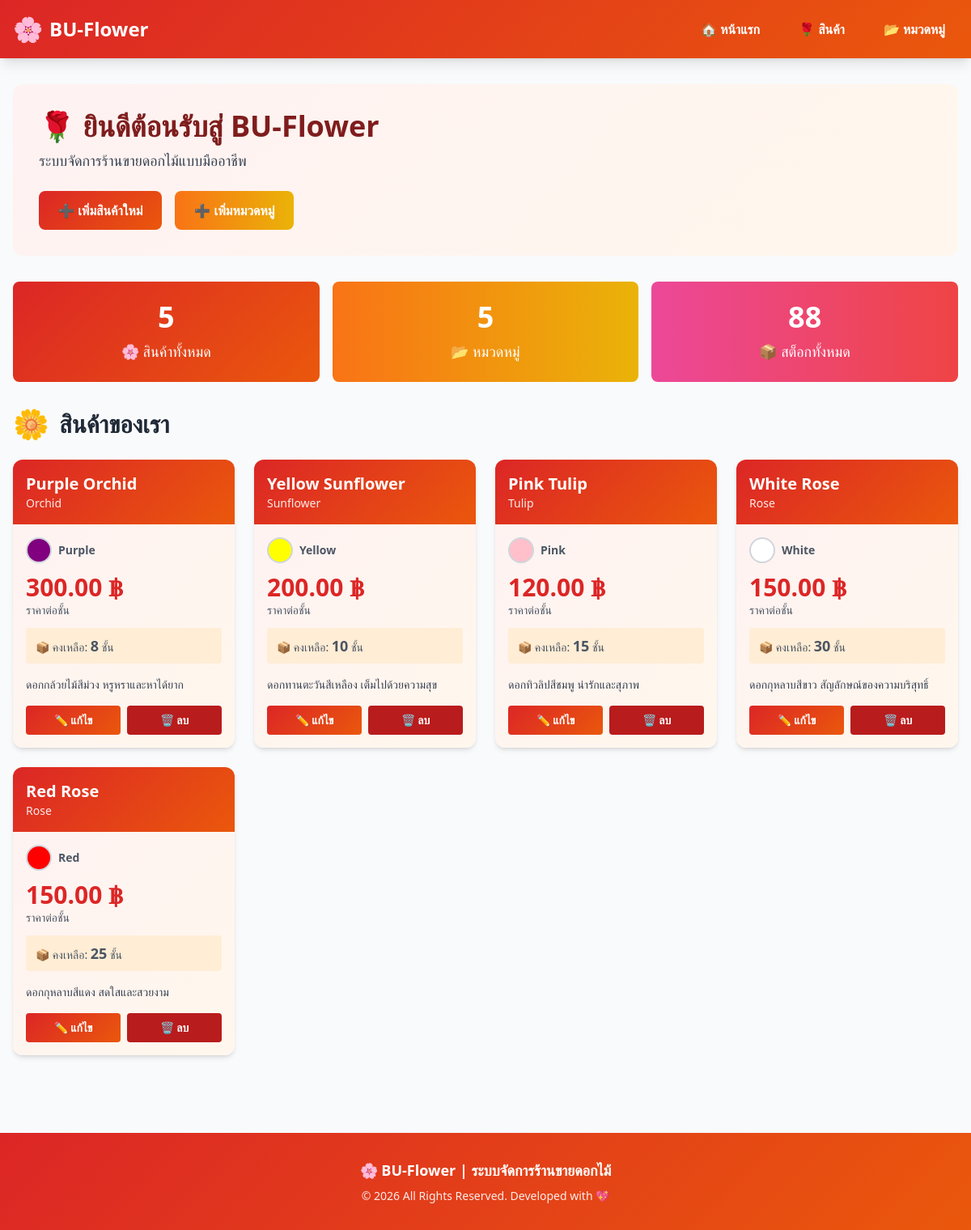
The page / on the database its author committed.
### tables this page shows
CREATE TABLE Flowers (
    flower_id INTEGER PRIMARY KEY AUTOINCREMENT,
    flower_name TEXT NOT NULL,
    category_id INTEGER NOT NULL,
    price REAL NOT NULL,
    quantity_in_stock INTEGER NOT NULL DEFAULT 0,
    description TEXT,
    color TEXT,
    created_at TIMESTAMP DEFAULT CURRENT_TIMESTAMP,
    FOREIGN KEY (category_id) REFERENCES Categories(category_id)
);

CREATE TABLE Categories (
    category_id INTEGER PRIMARY KEY AUTOINCREMENT,
    category_name TEXT NOT NULL UNIQUE,
    description TEXT,
    created_at TIMESTAMP DEFAULT CURRENT_TIMESTAMP
);

### app.py (the view)
@app.route('/')
def index():
    flowers = get_all_flowers()
    categories = get_all_categories()
    return render_template('index.html',
                         page='home',
                         flowers=flowers,
                         categories=categories)

### app.py (called while the page is built)
def get_db_connection():
    conn = sqlite3.connect(DATABASE_PATH)
    conn.row_factory = sqlite3.Row
    return conn

def get_all_categories():
    conn = get_db_connection()
    categories = conn.execute('SELECT * FROM Categories ORDER BY category_id').fetchall()
    conn.close()
    return categories

def get_all_flowers():
    conn = get_db_connection()
    flowers = conn.execute('''
        SELECT f.*, c.category_name
        FROM Flowers f
        JOIN Categories c ON f.category_id = c.category_id
        ORDER BY f.flower_id DESC
    ''').fetchall()
    conn.close()
    return flowers

### templates/index.html (shortened to what this page needs)
<!DOCTYPE html>
<html lang="th">
<head>
    <script src="https://cdn.tailwindcss.com"></script>
</head>
<body class="bg-gray-50">
    <nav class="gradient-ro text-white shadow-lg sticky top-0 z-50">
        <div class="max-w-7xl mx-auto px-4 py-4">
            <div class="flex justify-between items-center">
                <div class="flex items-center space-x-2">
                    <span class="text-3xl">🌸</span>
                    <h1 class="text-2xl font-bold">BU-Flower</h1>
                </div>
                <div class="flex space-x-4">
                    <a href="/" class="hover:bg-red-700 px-4 py-2 rounded transition font-semibold">
                        🏠 หน้าแรก
                    </a>
                    <a href="/flowers" class="hover:bg-red-700 px-4 py-2 rounded transition font-semibold">
                        🌹 สินค้า
                    </a>
                    <a href="/categories" class="hover:bg-red-700 px-4 py-2 rounded transition font-semibold">
                        📂 หมวดหมู่
                    </a>
                </div>
            </div>
        </div>
    </nav>
    {% if page == 'home' %}
    <div class="max-w-7xl mx-auto px-4 py-8">
        <div class="gradient-ro-light rounded-xl p-8 mb-8">
            <h2 class="text-4xl font-bold text-red-900 mb-2">🌹 ยินดีต้อนรับสู่ BU-Flower</h2>
            <p class="text-gray-700 text-lg mb-6">ระบบจัดการร้านขายดอกไม้แบบมืออาชีพ</p>
            <div class="flex flex-wrap gap-4">
                <a href="/flower/add" class="gradient-ro text-white px-6 py-3 rounded-lg font-semibold btn-hover">
                    ➕ เพิ่มสินค้าใหม่
                </a>
                <a href="/category/add" class="bg-gradient-to-r from-orange-500 to-yellow-500 text-white px-6 py-3 rounded-lg font-semibold btn-hover">
                    ➕ เพิ่มหมวดหมู่
                </a>
            </div>
        </div>
        <div class="grid grid-cols-1 md:grid-cols-3 gap-4 mb-8">
            <div class="gradient-ro text-white rounded-lg p-6 text-center">
                <h3 class="text-4xl font-bold">{{ flowers|length }}</h3>
                <p class="text-lg mt-2">🌸 สินค้าทั้งหมด</p>
            </div>
            <div class="bg-gradient-to-r from-orange-500 to-yellow-500 text-white rounded-lg p-6 text-center">
                <h3 class="text-4xl font-bold">{{ categories|length }}</h3>
                <p class="text-lg mt-2">📂 หมวดหมู่</p>
            </div>
            <div class="bg-gradient-to-r from-pink-500 to-red-500 text-white rounded-lg p-6 text-center">
                <h3 class="text-4xl font-bold">{% set total = flowers|map(attribute='quantity_in_stock')|sum %}{{ total }}</h3>
                <p class="text-lg mt-2">📦 สต็อกทั้งหมด</p>
            </div>
        </div>
        <h3 class="text-3xl font-bold text-gray-800 mb-6 flex items-center">
            <span class="text-4xl mr-3">🌼</span>สินค้าของเรา
        </h3>
        {% if flowers %}
        <div class="grid grid-cols-1 sm:grid-cols-2 lg:grid-cols-4 gap-6">
            {% for flower in flowers %}
            <div class="gradient-ro-light rounded-xl overflow-hidden shadow-md card-hover cursor-pointer">
                <div class="gradient-ro text-white p-4">
                    <h4 class="text-xl font-bold truncate">{{ flower.flower_name }}</h4>
                    <p class="text-sm opacity-90">{{ flower.category_name }}</p>
                </div>
                <div class="p-4">
                    <div class="flex items-center mb-3">
                        <div class="w-8 h-8 rounded-full border-2 border-gray-300"
                             style="background-color: {{ flower.color if flower.color else '#gray' }};"></div>
                        <span class="ml-2 text-sm text-gray-600 font-semibold">{{ flower.color }}</span>
                    </div>
                    <div class="mb-3">
                        <p class="text-3xl font-bold text-red-600">{{ "%.2f"|format(flower.price) }} ฿</p>
                        <p class="text-sm text-gray-600">ราคาต่อชั้น</p>
                    </div>
                    <div class="mb-4 bg-orange-100 rounded px-3 py-2">
                        <p class="text-sm text-gray-600">📦 คงเหลือ: <span class="font-bold text-lg">{{ flower.quantity_in_stock }}</span> ชั้น</p>
                    </div>
                    <p class="text-sm text-gray-700 mb-4 line-clamp-2">{{ flower.description }}</p>
                    <div class="flex gap-2">
                        <a href="/flower/edit/{{ flower.flower_id }}" class="flex-1 gradient-ro text-white px-3 py-2 rounded text-center font-semibold btn-hover text-sm">
                            ✏️ แก้ไข
                        </a>
                        <a href="/flower/delete/{{ flower.flower_id }}" class="flex-1 bg-red-700 text-white px-3 py-2 rounded text-center font-semibold btn-hover text-sm" onclick="return confirm('คุณแน่ใจหรือว่า?')">
                            🗑️ ลบ
                        </a>
                    </div>
                </div>
            </div>
            {% endfor %}
        </div>
        {% else %}
        <div class="bg-yellow-100 border-l-4 border-yellow-500 text-yellow-700 p-4 rounded">
            <p class="text-lg font-semibold">⚠️ ยังไม่มีสินค้า กรุณา<a href="/flower/add" class="underline font-bold">เพิ่มสินค้าใหม่</a></p>
        </div>
        {% endif %}
    </div>
    {% endif %}
    <footer class="gradient-ro text-white mt-16 py-8">
        <div class="max-w-7xl mx-auto px-4 text-center">
            <p class="text-lg font-semibold mb-2">🌸 BU-Flower | ระบบจัดการร้านขายดอกไม้</p>
            <p class="text-sm opacity-90">© 2026 All Rights Reserved. Developed with 💖</p>
        </div>
    </footer>
</body>
</html>

### templates/index.html (style rules this page uses)
.gradient-ro { background: linear-gradient(135deg, #dc2626 0%, #ea580c 100%); }
.gradient-ro-light { background: linear-gradient(135deg, #fef2f2 0%, #fff7ed 100%); }
* { transition: all 0.3s ease; }

### rows shown on the page
Flowers: flower_name "Purple Orchid", category_name "Orchid", color "Purple", price "300.00", quantity_in_stock "8", description "ดอกกล้วยไม้สีม่วง หรูหราและหาได้ยาก"
Flowers: flower_name "Yellow Sunflower", category_name "Sunflower", color "Yellow", price "200.00", quantity_in_stock "10", description "ดอกทานตะวันสีเหลือง เต็มไปด้วยความสุข"
Flowers: flower_name "Pink Tulip", category_name "Tulip", color "Pink", price "120.00", quantity_in_stock "15", description "ดอกทิวลิปสีชมพู น่ารักและสุภาพ"
Flowers: flower_name "White Rose", category_name "Rose", color "White", price "150.00", quantity_in_stock "30", description "ดอกกุหลาบสีขาว สัญลักษณ์ของความบริสุทธิ์"
Flowers: flower_name "Red Rose", category_name "Rose", color "Red", price "150.00", quantity_in_stock "25", description "ดอกกุหลาบสีแดง สดใสและสวยงาม"

### other values the page prints
{{ flowers|length }} "5"
{{ categories|length }} "5"
{{ total }} "88"
